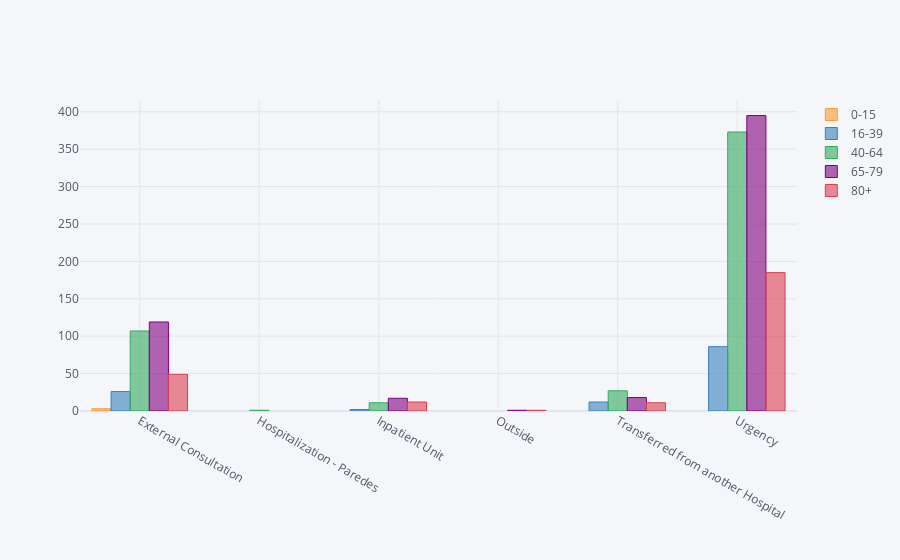

This figure's notebook cell:
### Code cell
ip.pivot("DES_PROVENIENCIA_ING", "AGE", "EPISODIO").iplot(kind='bar')

### Figure 1 — Plotly figure (JSON) as saved in the notebook; plotly's stock layout.template omitted (floating-point values rounded to 4 significant figures)
{"data": [{"marker": {"color": "rgba(255, 153, 51, 0.6)", "line": {"color": "rgba(255, 153, 51, 1.0)", "width": 1}}, "name": "0-15", "orientation": "v", "text": "", "type": "bar", "x": ["External Consultation", "Hospitalization - Paredes", "Inpatient Unit", "Outside", "Transferred from another Hospital", "Urgency"], "y": [3, "", "", "", "", ""]}, {"marker": {"color": "rgba(55, 128, 191, 0.6)", "line": {"color": "rgba(55, 128, 191, 1.0)", "width": 1}}, "name": "16-39", "orientation": "v", "text": "", "type": "bar", "x": ["External Consultation", "Hospitalization - Paredes", "Inpatient Unit", "Outside", "Transferred from another Hospital", "Urgency"], "y": [26, "", 2, "", 12, 86]}, {"marker": {"color": "rgba(50, 171, 96, 0.6)", "line": {"color": "rgba(50, 171, 96, 1.0)", "width": 1}}, "name": "40-64", "orientation": "v", "text": "", "type": "bar", "x": ["External Consultation", "Hospitalization - Paredes", "Inpatient Unit", "Outside", "Transferred from another Hospital", "Urgency"], "y": [107, 1, 11, "", 27, 373]}, {"marker": {"color": "rgba(128, 0, 128, 0.6)", "line": {"color": "rgba(128, 0, 128, 1.0)", "width": 1}}, "name": "65-79", "orientation": "v", "text": "", "type": "bar", "x": ["External Consultation", "Hospitalization - Paredes", "Inpatient Unit", "Outside", "Transferred from another Hospital", "Urgency"], "y": [119, "", 17, 1, 18, 395]}, {"marker": {"color": "rgba(219, 64, 82, 0.6)", "line": {"color": "rgba(219, 64, 82, 1.0)", "width": 1}}, "name": "80+", "orientation": "v", "text": "", "type": "bar", "x": ["External Consultation", "Hospitalization - Paredes", "Inpatient Unit", "Outside", "Transferred from another Hospital", "Urgency"], "y": [49, "", 12, 1, 11, 185]}], "layout": {"legend": {"bgcolor": "#F5F6F9", "font": {"color": "#4D5663"}}, "paper_bgcolor": "#F5F6F9", "plot_bgcolor": "#F5F6F9", "title": {"font": {"color": "#4D5663"}}, "xaxis": {"gridcolor": "#E1E5ED", "showgrid": true, "tickfont": {"color": "#4D5663"}, "title": {"font": {"color": "#4D5663"}, "text": ""}, "zerolinecolor": "#E1E5ED"}, "yaxis": {"gridcolor": "#E1E5ED", "showgrid": true, "tickfont": {"color": "#4D5663"}, "title": {"font": {"color": "#4D5663"}, "text": ""}, "zerolinecolor": "#E1E5ED"}}}
